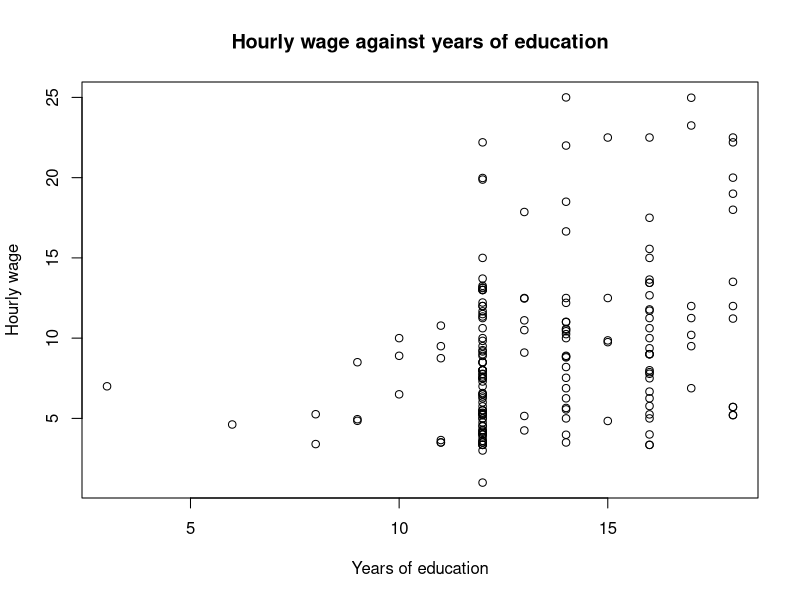
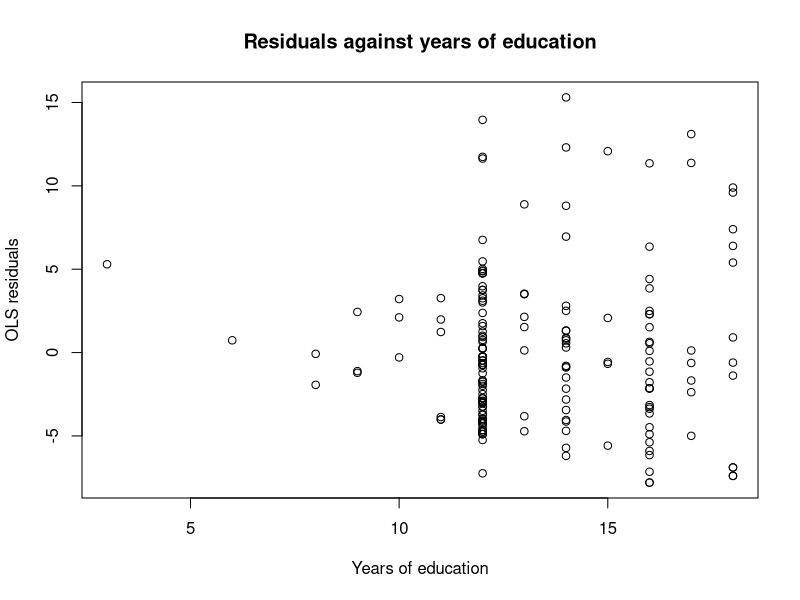
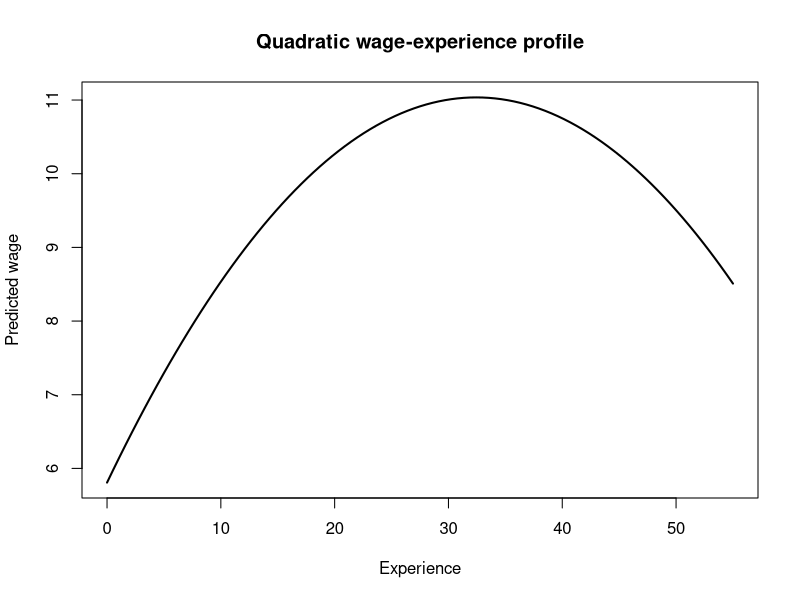

The R script that drew these images, in order:
## ---- chunk 1
library(readxl)
library(sandwich)
library(lmtest)
library(car)

CPS1985 <- read_excel("CPS1985.xlsx")

# squared experience, used in Question 5
CPS1985$experience_sq <- CPS1985$experience^2
## ---- chunk 2
plot(CPS1985$education, CPS1985$wage,
     xlab = "Years of education",
     ylab = "Hourly wage",
     main = "Hourly wage against years of education")
## ---- chunk 3
model <- lm(wage ~ education, data = CPS1985)
summary(model)

beta1 <- cov(CPS1985$education, CPS1985$wage) / var(CPS1985$education)

cat("Slope calculated from cov()/var():", beta1, "\n")
cat("Slope estimated by lm():", coef(model)["education"], "\n")
## ---- chunk 4
fit_stats <- c(R_squared = summary(model)$r.squared, SER = summary(model)$sigma, SD_wage = sd(CPS1985$wage))
round(fit_stats, 4)
## ---- chunk 5
new_educ <- data.frame(education = c(12, 20, 30))

predicted_wages <- round(predict(model, newdata = new_educ), 2)
names(predicted_wages) <- c("12 years", "20 years", "30 years")

predicted_wages

education_range <- c(Minimum = min(CPS1985$education), Maximum = max(CPS1985$education))
education_range
## ---- chunk 6
summary(CPS1985$wage)
summary(CPS1985$education)

# other wage determinants in the data that are related to education
aggregate(cbind(education, wage) ~ occupation, data = CPS1985, mean)
cor(CPS1985$education, CPS1985$experience)
## ---- chunk 7
residuals_model <- residuals(model)

plot(CPS1985$education, residuals_model,
     xlab = "Years of education",
     ylab = "OLS residuals",
     main = "Residuals against years of education")
## ---- chunk 8
beta1 <- unname(coef(model)["education"])
se_beta1 <- sqrt(vcovHC(model, type = "HC1")["education", "education"])
df <- model$df.residual
t_critical <- qt(0.975, df)
lower <- beta1 - t_critical * se_beta1
upper <- beta1 + t_critical * se_beta1
c(lower, upper)

# robust (HC1) t-test
coeftest(model, vcov = vcovHC(model, type = "HC1"))

# default lm() output for comparison
confint(model)["education", ]
## ---- chunk 9
coef(model)["education"]
## ---- chunk 10
model_exp <- lm(wage ~ education + experience, data = CPS1985)

coeftest(model_exp, vcov = vcovHC(model_exp, type = "HC1"))

education_comparison <- c("Simple linear regression" = unname(coef(model)["education"]), "Multiple linear regression" = unname(coef(model_exp)["education"]))
round(education_comparison, 4)

change_education <- unname(coef(model_exp)["education"] - coef(model)["education"])
cat("Change in education coefficient:", round(change_education, 4))

## ---- chunk 11
fit_stats <- rbind("Simple linear regression" = c(R_squared = summary(model)$r.squared, Adjusted_R_squared = summary(model)$adj.r.squared, SER = summary(model)$sigma), "Multiple linear regression" = c(R_squared = summary(model_exp)$r.squared, Adjusted_R_squared = summary(model_exp)$adj.r.squared, SER = summary(model_exp)$sigma))

round(fit_stats, 4)
## ---- chunk 12
CPS1985$female_yes <- ifelse(CPS1985$female == "yes", 1, 0)
CPS1985$female_no  <- ifelse(CPS1985$female == "no", 1, 0)

table(CPS1985$female, CPS1985$female_yes)

# every person is in exactly one of the two categories
all(CPS1985$female_yes + CPS1985$female_no == 1)

model_both <- lm(wage ~ education + experience + female_yes + female_no, data = CPS1985)
summary(model_both)
## ---- chunk 13
model_fem <- lm(wage ~ education + experience + female_yes, data = CPS1985)
coeftest(model_fem, vcov = vcovHC(model_fem, type = "HC1"))

# check: letting R create the dummy itself gives exactly the same estimates
model_fem_factor <- lm(wage ~ education + experience + female, data = CPS1985)
coef(model_fem_factor)

b_fem <- unname(coef(model_fem)["female_yes"])
se_fem <- sqrt(vcovHC(model_fem, type = "HC1")["female_yes", "female_yes"])
b_fem + c(-1, 1) * qt(0.975, df = model_fem$df.residual) * se_fem
## ---- chunk 14
# averages of education and wage by the candidate extra controls
aggregate(cbind(education, wage) ~ region, data = CPS1985, mean)
aggregate(cbind(education, wage) ~ ethnicity, data = CPS1985, mean)
table(CPS1985$ethnicity)
aggregate(cbind(education, wage) ~ union, data = CPS1985, mean)
aggregate(cbind(education, experience, wage) ~ female, data = CPS1985, mean)

# age cannot be added next to education and experience:
# experience = age - education - 6, so this is perfect multicollinearity again
coef(lm(wage ~ education + experience + age, data = CPS1985))

base_model <- lm(wage ~ education + experience + female + union + region + ethnicity,
                 data = CPS1985)
## ---- chunk 15
# R Base model with HC1 robust standard errors
ct_base <- coeftest(base_model, vcov = vcovHC(base_model, type = "HC1"))
ct_base

b_educ <- ct_base["education", "Estimate"]
se_educ <- ct_base["education", "Std. Error"]
t_base <- qt(0.975, df = base_model$df.residual)

# coefficient on education, robust standard error and the 95% confidence interval
report_base <- c(Coefficient = b_educ,
                 Robust_SE   = se_educ,
                 CI_lower    = b_educ - t_base * se_educ,
                 CI_upper    = b_educ + t_base * se_educ)
round(report_base, 4)

# degrees of freedom of the base model
base_model$df.residual

# education coefficient across the different specifications
educ_comparison <- c("Q1: simple regression" = unname(coef(model)["education"]),
                     "Q3(a): + experience" = unname(coef(model_exp)["education"]),
                     "Q3(d): + experience + female" = unname(coef(model_fem)["education"]),
                     "Q4: base model" = b_educ)
round(educ_comparison, 4)

# an alternative model; base model + occupation + sector
alt_model <- lm(wage ~ education + experience + female + union + region + ethnicity +
                  occupation + sector, data = CPS1985)
ct_alt <- coeftest(alt_model, vcov = vcovHC(alt_model, type = "HC1"))
ct_alt

b_alt  <- ct_alt["education", "Estimate"]
se_alt <- ct_alt["education", "Std. Error"]
t_alt  <- qt(0.975, df = alt_model$df.residual)

report_alt <- c(Coefficient = b_alt,
                Robust_SE   = se_alt,
                CI_lower    = b_alt - t_alt * se_alt,
                CI_upper    = b_alt + t_alt * se_alt)
round(report_alt, 4)

# the sensitivity check
round(c(base = b_educ, alternative = b_alt, difference = b_alt - b_educ), 4)
## ---- chunk 16
# order of the coefficients in the base model
names(coef(base_model))

# joint null hypothesis: the coefficients on female and union are both zero (q = 2)
R <- rbind(c(0, 0, 0, 1, 0, 0, 0, 0),
           c(0, 0, 0, 0, 1, 0, 0, 0))
r <- c(0, 0)

# HC1 robust, large-sample Chi-squared test
linearHypothesis(base_model, R, r, test = "Chisq", white.adjust = "hc1")

# the two corresponding individual (HC1 robust) tests from the base model
ct_base[c("femaleyes", "unionyes"), ]

## ---- chunk 17
# the union coefficient in the base model, with HC1 robust standard error
ct_base["unionyes", ]

# robust 95% confidence interval for the union coefficient
b_union  <- ct_base["unionyes", "Estimate"]
se_union <- ct_base["unionyes", "Std. Error"]
b_union + c(-1, 1) * t_base * se_union
## ---- chunk 18
# R code for Question 5(a)

model_quad <- lm(wage ~ education + experience + experience_sq,data = CPS1985)

summary(model_quad)
coeftest(model_quad, vcov = vcovHC(model_quad, type = "HC1"))

# calculate change in hourly wage for change in experience

b <- coef(model_quad)

change_5_6 <-b["experience"] * (6 - 5) +b["experience_sq"] * (6^2 - 5^2)

change_25_26 <-b["experience"] * (26 - 25) + b["experience_sq"] * (26^2 - 25^2)

print(change_5_6)
print(change_25_26)

# turning point (set first derivative of function w.r.t experience =0)
# this gives us b2 + 2*b3*x = 0 <--> x = -b2/(2*b3)

b2 <- coef(model_quad)["experience"]
b3 <- coef(model_quad)["experience_sq"]

turning_point <- -b2 / (2 * b3)

print(turning_point)

range(CPS1985$experience)
sum(CPS1985$experience > turning_point)

## ---- chunk 19
# R code for Question 5(b)

# plot the function with constant education

b0 <- coef(model_quad)["(Intercept)"]
b1 <- coef(model_quad)["education"]
b2 <- coef(model_quad)["experience"]
b3 <- coef(model_quad)["experience_sq"]

mean_edu <- mean(CPS1985$education)

curve( b0 + b1 * mean_edu + b2 * x + b3 * x^2, from = min(CPS1985$experience), to = max(CPS1985$experience),
  xlab = "Experience",
  ylab = "Predicted wage",
  main = "Quadratic wage-experience profile",
  lwd = 2
)

# experience at which the fitted wage (at mean education) becomes zero
c0 <- b0 + b1 * mean_edu
(-b2 - sqrt(b2^2 - 4 * b3 * c0)) / (2 * b3)
## ---- chunk 20
# R code for Question 5(c)

model_log <- lm(
  log(wage) ~ education + experience + experience_sq,
  data = CPS1985
)

summary(model_log)
coeftest(model_log, vcov = vcovHC(model_log, type = "HC1"))

# approximate and exact percentage effect of one extra year of education
b_educ_log <- coef(model_log)["education"]
c(approximate = 100 * b_educ_log, exact = 100 * (exp(b_educ_log) - 1))

# R-squared of the level and the log model
c(level_quadratic = summary(model_quad)$r.squared, log = summary(model_log)$r.squared)
## ---- chunk 21
# R code for Question 5(d)

model_interact <- lm(log(wage) ~ education * female + experience + experience_sq, data = CPS1985)

summary(model_interact)

# test

# individual tests with HC1 robust standard errors
coeftest(model_interact, vcov = vcovHC(model_interact, type = "HC1"))

linearHypothesis(model_interact,c("femaleyes = 0","education:femaleyes = 0"),vcov. = vcovHC(model_interact, type ="HC1"),test="Chisq")

# estimated return to education per group (approximate and exact, in %)
ci <- coef(model_interact)
returns <- c(men = unname(ci["education"]),
             women = unname(ci["education"] + ci["education:femaleyes"]))
round(rbind(approximate = 100 * returns, exact = 100 * (exp(returns) - 1)), 1)

# gender wage gap (in %) at 12, 16 and 18 years of education
gap_log <- ci["femaleyes"] + ci["education:femaleyes"] * c(12, 16, 18)
round(100 * (exp(gap_log) - 1), 1)

range(CPS1985$education[CPS1985$female == "yes"])
